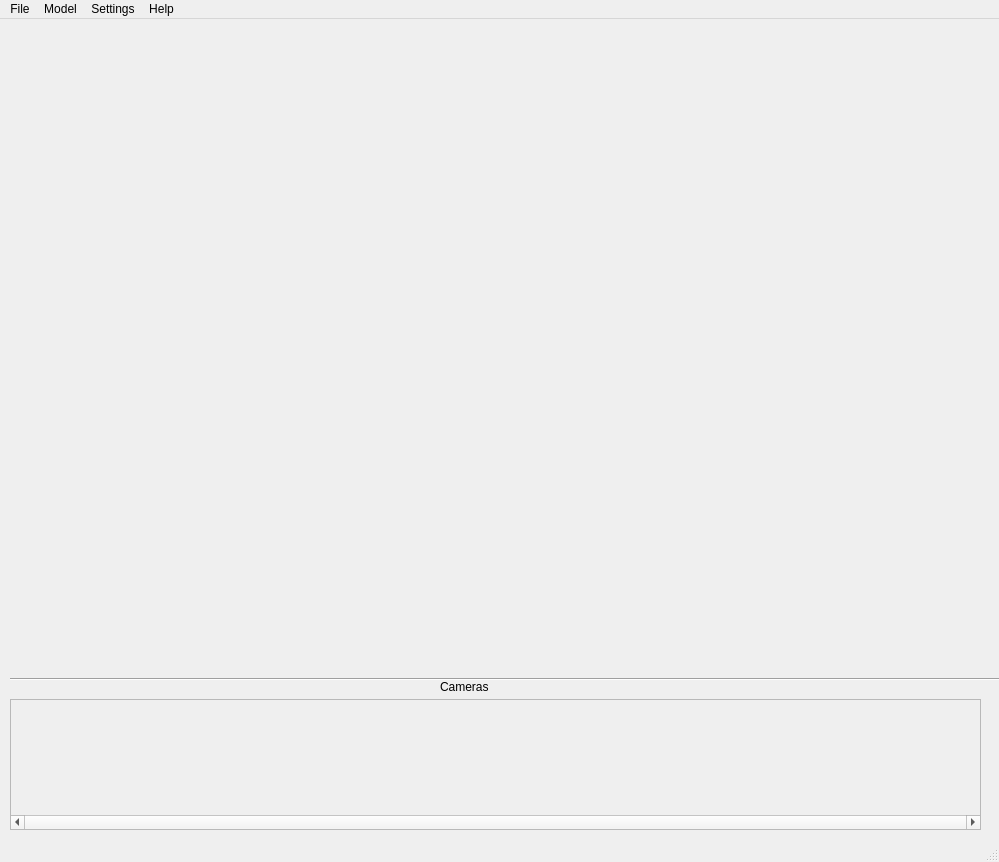
<?xml version="1.0" encoding="UTF-8"?>
<ui version="4.0">
 <class>MainWindow</class>
 <widget class="QMainWindow" name="MainWindow">
  <property name="geometry">
   <rect>
    <x>0</x>
    <y>0</y>
    <width>999</width>
    <height>862</height>
   </rect>
  </property>
  <property name="windowTitle">
   <string>MainWindow</string>
  </property>
  <widget class="QWidget" name="centralwidget">
   <widget class="QLabel" name="frame_label">
    <property name="geometry">
     <rect>
      <x>180</x>
      <y>30</y>
      <width>641</width>
      <height>581</height>
     </rect>
    </property>
    <property name="text">
     <string/>
    </property>
    <property name="alignment">
     <set>Qt::AlignCenter</set>
    </property>
   </widget>
   <widget class="Line" name="line_2">
    <property name="geometry">
     <rect>
      <x>10</x>
      <y>650</y>
      <width>1001</width>
      <height>20</height>
     </rect>
    </property>
    <property name="orientation">
     <enum>Qt::Horizontal</enum>
    </property>
   </widget>
   <widget class="QLabel" name="label">
    <property name="geometry">
     <rect>
      <x>440</x>
      <y>660</y>
      <width>55</width>
      <height>16</height>
     </rect>
    </property>
    <property name="text">
     <string>Cameras</string>
    </property>
   </widget>
   <widget class="QScrollArea" name="cameras_scroll_area">
    <property name="geometry">
     <rect>
      <x>10</x>
      <y>680</y>
      <width>971</width>
      <height>131</height>
     </rect>
    </property>
    <property name="sizePolicy">
     <sizepolicy hsizetype="Fixed" vsizetype="Fixed">
      <horstretch>0</horstretch>
      <verstretch>0</verstretch>
     </sizepolicy>
    </property>
    <property name="horizontalScrollBarPolicy">
     <enum>Qt::ScrollBarAlwaysOn</enum>
    </property>
    <property name="widgetResizable">
     <bool>true</bool>
    </property>
    <widget class="QWidget" name="camera_scroll_area_widget_contents">
     <property name="geometry">
      <rect>
       <x>0</x>
       <y>0</y>
       <width>969</width>
       <height>108</height>
      </rect>
     </property>
     <layout class="QHBoxLayout" name="horizontalLayout_2"/>
    </widget>
   </widget>
  </widget>
  <widget class="QMenuBar" name="menubar">
   <property name="geometry">
    <rect>
     <x>0</x>
     <y>0</y>
     <width>999</width>
     <height>26</height>
    </rect>
   </property>
   <widget class="QMenu" name="menuFile">
    <property name="title">
     <string>File</string>
    </property>
    <addaction name="separator"/>
   </widget>
   <widget class="QMenu" name="menutest">
    <property name="title">
     <string>Model</string>
    </property>
    <addaction name="separator"/>
    <addaction name="actionShow_faces"/>
    <addaction name="actionAdd_face"/>
   </widget>
   <widget class="QMenu" name="menuSettings">
    <property name="title">
     <string>Settings</string>
    </property>
    <widget class="QMenu" name="menuCamera">
     <property name="title">
      <string>Camera...</string>
     </property>
     <addaction name="actionAdd"/>
     <addaction name="actionDelete"/>
    </widget>
    <addaction name="menuCamera"/>
   </widget>
   <widget class="QMenu" name="menuHelp">
    <property name="title">
     <string>Help</string>
    </property>
    <addaction name="actionReadme"/>
    <addaction name="actionAuthor"/>
   </widget>
   <addaction name="menuFile"/>
   <addaction name="menutest"/>
   <addaction name="menuSettings"/>
   <addaction name="menuHelp"/>
  </widget>
  <widget class="QStatusBar" name="statusbar"/>
  <action name="actionShow_faces">
   <property name="text">
    <string>Show faces</string>
   </property>
  </action>
  <action name="actionAdd_face">
   <property name="text">
    <string>Add face</string>
   </property>
  </action>
  <action name="actionRemove_Face">
   <property name="text">
    <string>Remove Face</string>
   </property>
  </action>
  <action name="actionVideo">
   <property name="text">
    <string>Video...</string>
   </property>
  </action>
  <action name="actionReadme">
   <property name="text">
    <string>Readme</string>
   </property>
  </action>
  <action name="actionAuthor">
   <property name="text">
    <string>Author</string>
   </property>
  </action>
  <action name="actionAdd">
   <property name="text">
    <string>Add</string>
   </property>
  </action>
  <action name="actionDelete">
   <property name="text">
    <string>Delete</string>
   </property>
  </action>
 </widget>
 <resources/>
 <connections/>
</ui>
